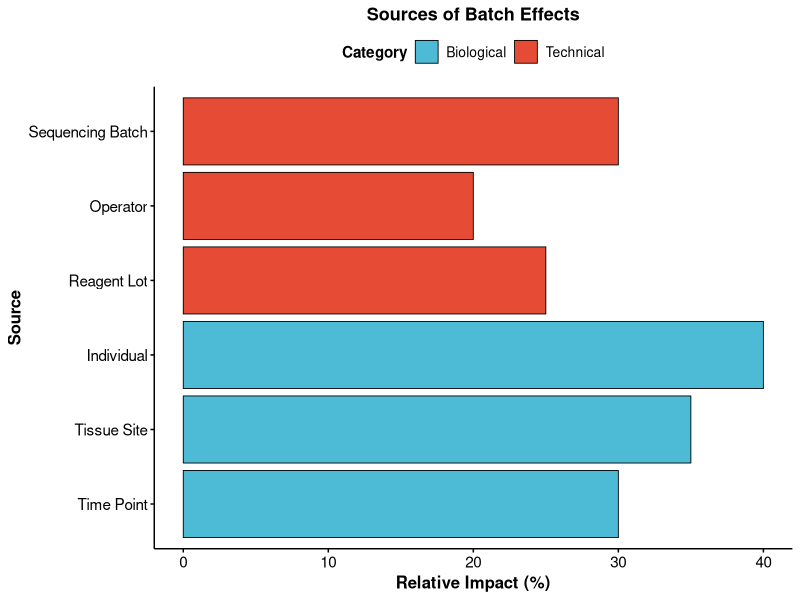
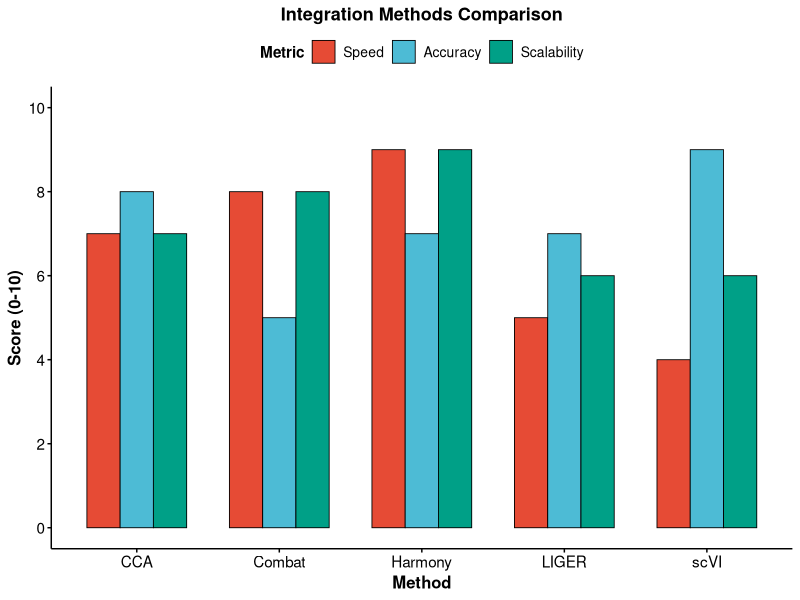
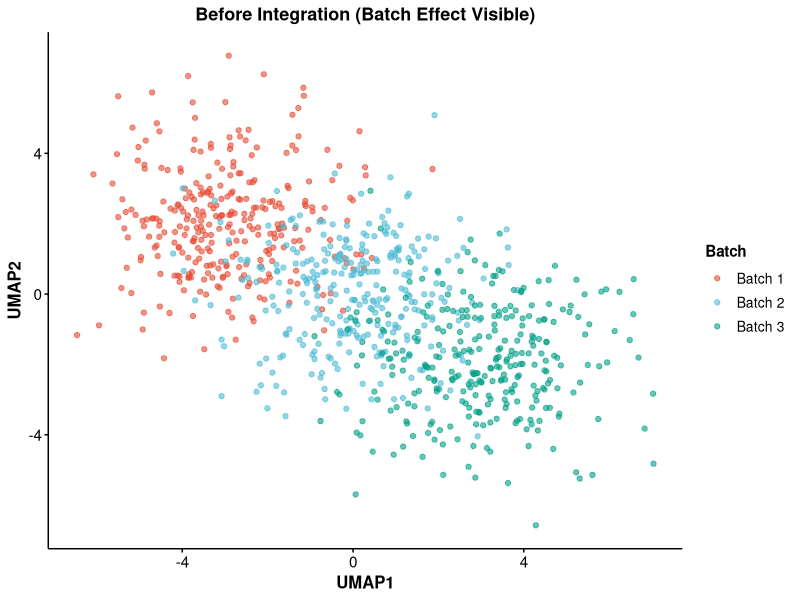
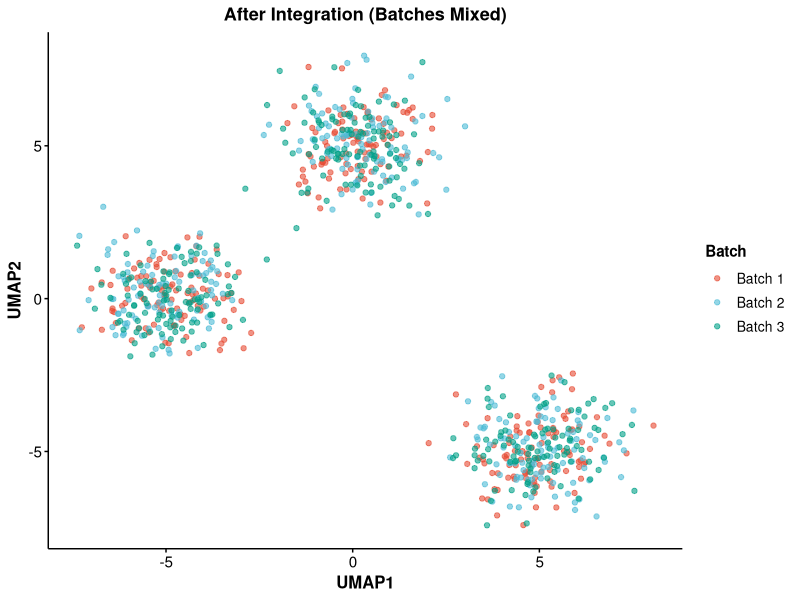
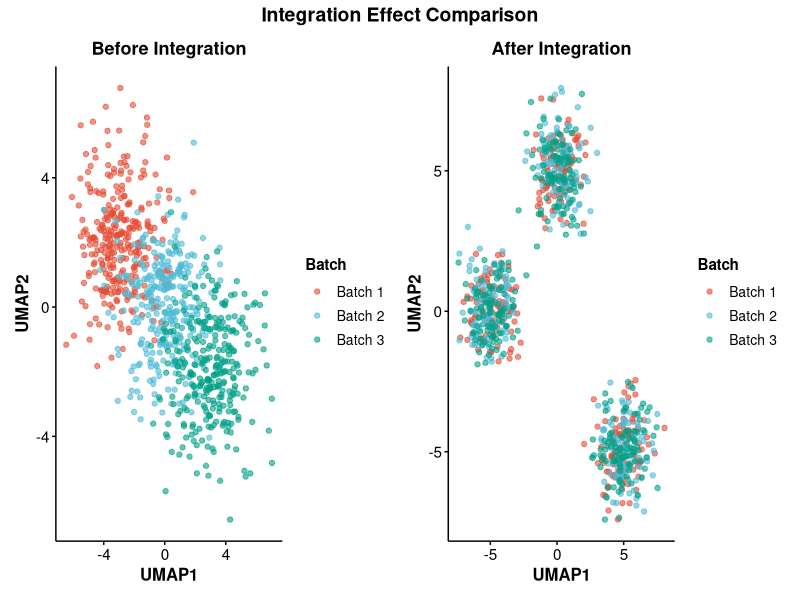
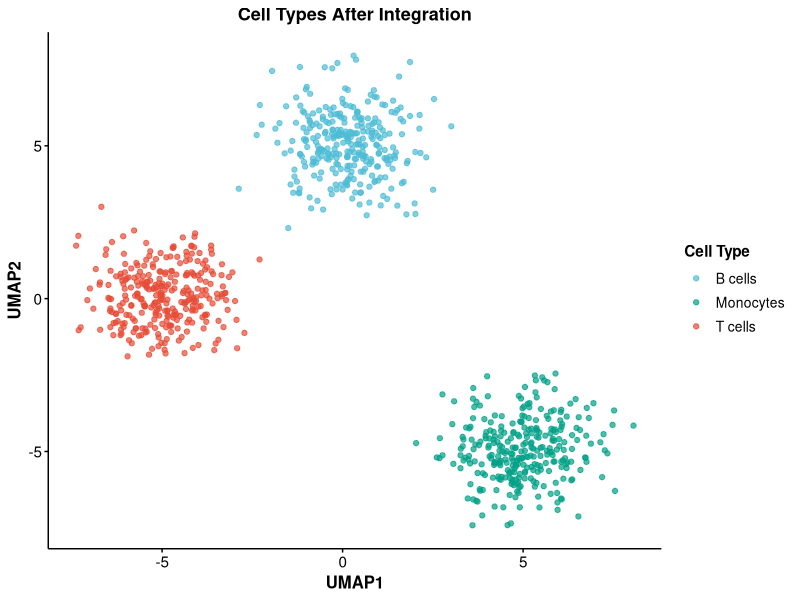
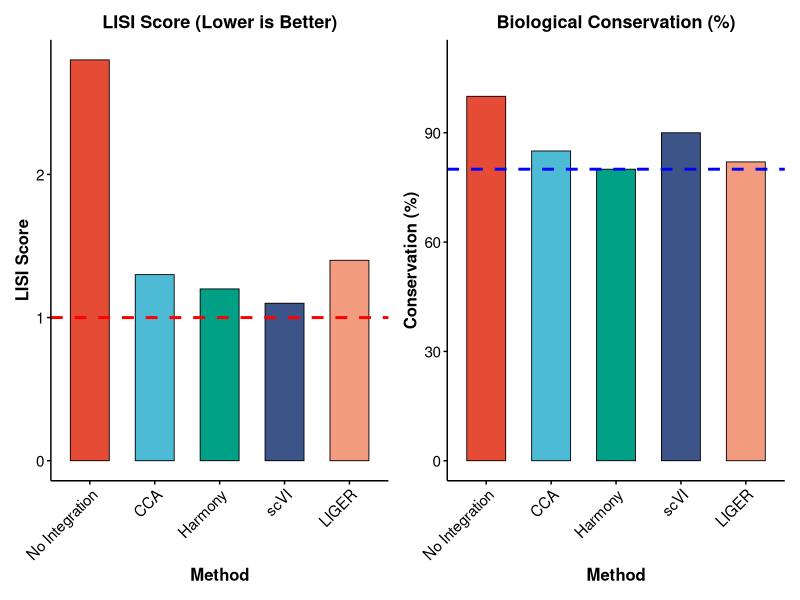
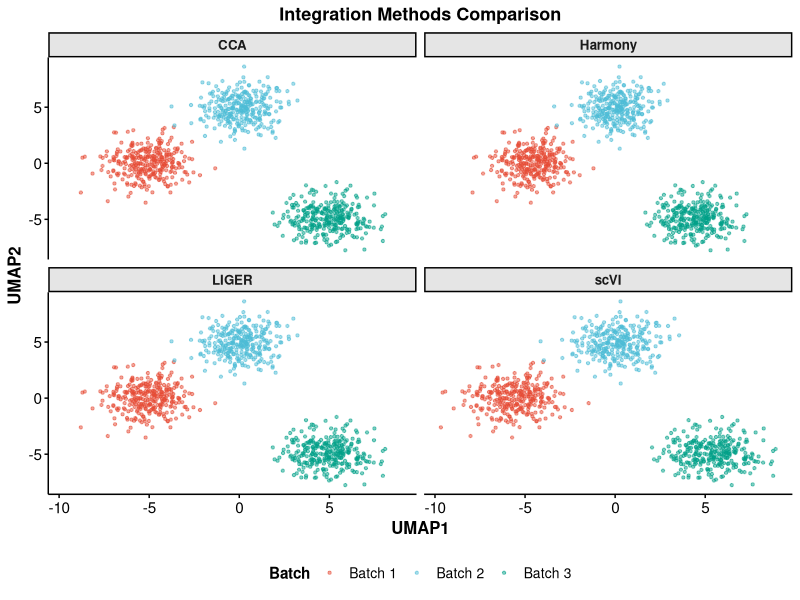

Recreate these plots in R, in order.
#!/usr/bin/env Rscript
# Module 05: 多样本数据整合可视化
# 生成 SCI 级别的出版质量图表
# 所有图表文字使用英文，符合 SCI 发表要求

# 设置输出目录
output_dir <- "../static/img/tutorial/module05"
if (!dir.exists(output_dir)) {
  dir.create(output_dir, recursive = TRUE)
  cat("✓ Created output directory:", output_dir, "\n\n")
}

# ============================================================================
# 安装和加载必要的包
# ============================================================================
cat("=== Checking and installing packages ===\n")

required_packages <- c(
  "ggplot2", "dplyr", "tidyr", "RColorBrewer", 
  "viridis", "scales", "ggsci", "patchwork", "pheatmap", "ggrepel"
)

for (pkg in required_packages) {
  if (!require(pkg, character.only = TRUE, quietly = TRUE)) {
    install.packages(pkg, repos = "https://cloud.r-project.org/")
  }
  library(pkg, character.only = TRUE)
  cat("✓", pkg, "loaded\n")
}

# ============================================================================
# 设置 SCI 出版级别的主题
# ============================================================================
theme_sci <- function() {
  theme_classic() +
    theme(
      text = element_text(family = "sans", size = 12, color = "black"),
      axis.text = element_text(size = 11, color = "black"),
      axis.title = element_text(size = 12, face = "bold", color = "black"),
      plot.title = element_text(size = 13, face = "bold", hjust = 0.5, color = "black"),
      legend.text = element_text(size = 10, color = "black"),
      legend.title = element_text(size = 11, face = "bold", color = "black"),
      axis.line = element_line(color = "black", linewidth = 0.5),
      axis.ticks = element_line(color = "black", linewidth = 0.5),
      panel.background = element_rect(fill = "white", color = NA),
      plot.background = element_rect(fill = "white", color = NA),
      legend.background = element_rect(fill = "white", color = NA),
      legend.key = element_rect(fill = "white", color = NA)
    )
}

cat("\n=== Generating publication-quality figures ===\n\n")

# ============================================================================
# 图 1: 批次效应来源示意图
# ============================================================================
cat("Generating Figure 1: Batch effect sources\n")

batch_sources <- data.frame(
  category = rep(c("Technical", "Biological"), each = 3),
  source = c("Sequencing Batch", "Operator", "Reagent Lot",
             "Individual", "Tissue Site", "Time Point"),
  impact = c(30, 20, 25, 40, 35, 30)
)

batch_sources$source <- factor(batch_sources$source, 
                                levels = rev(batch_sources$source))

p1 <- ggplot(batch_sources, aes(x = impact, y = source, fill = category)) +
  geom_bar(stat = "identity", color = "black", linewidth = 0.3) +
  scale_fill_manual(values = c("Technical" = "#E64B35", "Biological" = "#4DBBD5")) +
  labs(
    title = "Sources of Batch Effects",
    x = "Relative Impact (%)",
    y = "Source",
    fill = "Category"
  ) +
  theme_sci() +
  theme(legend.position = "top")

ggsave(file.path(output_dir, "01-batch-sources.png"), 
       p1, width = 10, height = 6, dpi = 300, bg = "white")
cat("  ✓ Saved: 01-batch-sources.png\n")

# ============================================================================
# 图 2: 整合方法对比
# ============================================================================
cat("Generating Figure 2: Integration methods comparison\n")

methods <- data.frame(
  method = c("CCA", "Harmony", "scVI", "LIGER", "Combat"),
  speed = c(7, 9, 4, 5, 8),
  accuracy = c(8, 7, 9, 7, 5),
  scalability = c(7, 9, 6, 6, 8)
)

methods_long <- methods %>%
  pivot_longer(cols = c(speed, accuracy, scalability),
               names_to = "metric",
               values_to = "score")

methods_long$metric <- factor(methods_long$metric,
                               levels = c("speed", "accuracy", "scalability"),
                               labels = c("Speed", "Accuracy", "Scalability"))

p2 <- ggplot(methods_long, aes(x = method, y = score, fill = metric)) +
  geom_bar(stat = "identity", position = "dodge", 
           color = "black", linewidth = 0.3, width = 0.7) +
  scale_fill_npg() +
  scale_y_continuous(limits = c(0, 10), breaks = seq(0, 10, by = 2)) +
  labs(
    title = "Integration Methods Comparison",
    x = "Method",
    y = "Score (0-10)",
    fill = "Metric"
  ) +
  theme_sci() +
  theme(legend.position = "top")

ggsave(file.path(output_dir, "02-methods-comparison.png"), 
       p2, width = 10, height = 6, dpi = 300, bg = "white")
cat("  ✓ Saved: 02-methods-comparison.png\n")

# ============================================================================
# 图 3: 整合前 UMAP（显示批次效应）
# ============================================================================
cat("Generating Figure 3: UMAP before integration\n")

set.seed(123)
n_cells <- 900
before_data <- data.frame(
  UMAP1 = c(rnorm(300, -3, 1.5), rnorm(300, 0, 1.5), rnorm(300, 3, 1.5)),
  UMAP2 = c(rnorm(300, 2, 1.5), rnorm(300, 0, 1.5), rnorm(300, -2, 1.5)),
  batch = factor(rep(c("Batch 1", "Batch 2", "Batch 3"), each = 300)),
  cell_type = factor(rep(rep(c("T cells", "B cells", "Monocytes"), each = 100), 3))
)

p3 <- ggplot(before_data, aes(x = UMAP1, y = UMAP2, color = batch)) +
  geom_point(size = 1.5, alpha = 0.6) +
  scale_color_npg() +
  labs(
    title = "Before Integration (Batch Effect Visible)",
    x = "UMAP1",
    y = "UMAP2",
    color = "Batch"
  ) +
  theme_sci() +
  theme(legend.position = "right")

ggsave(file.path(output_dir, "03-before-integration.png"), 
       p3, width = 10, height = 7, dpi = 300, bg = "white")
cat("  ✓ Saved: 03-before-integration.png\n")

# ============================================================================
# 图 4: 整合后 UMAP（批次混合）
# ============================================================================
cat("Generating Figure 4: UMAP after integration\n")

set.seed(456)
after_data <- data.frame(
  UMAP1 = c(rnorm(100, -5, 1), rnorm(100, -5, 1), rnorm(100, -5, 1),
            rnorm(100, 0, 1), rnorm(100, 0, 1), rnorm(100, 0, 1),
            rnorm(100, 5, 1), rnorm(100, 5, 1), rnorm(100, 5, 1)),
  UMAP2 = c(rnorm(100, 0, 1), rnorm(100, 0, 1), rnorm(100, 0, 1),
            rnorm(100, 5, 1), rnorm(100, 5, 1), rnorm(100, 5, 1),
            rnorm(100, -5, 1), rnorm(100, -5, 1), rnorm(100, -5, 1)),
  batch = factor(rep(rep(c("Batch 1", "Batch 2", "Batch 3"), each = 100), 3)),
  cell_type = factor(rep(c("T cells", "B cells", "Monocytes"), each = 300))
)

p4 <- ggplot(after_data, aes(x = UMAP1, y = UMAP2, color = batch)) +
  geom_point(size = 1.5, alpha = 0.6) +
  scale_color_npg() +
  labs(
    title = "After Integration (Batches Mixed)",
    x = "UMAP1",
    y = "UMAP2",
    color = "Batch"
  ) +
  theme_sci() +
  theme(legend.position = "right")

ggsave(file.path(output_dir, "04-after-integration.png"), 
       p4, width = 10, height = 7, dpi = 300, bg = "white")
cat("  ✓ Saved: 04-after-integration.png\n")

# ============================================================================
# 图 5: 整合前后对比（并排）
# ============================================================================
cat("Generating Figure 5: Before vs After comparison\n")

p5 <- (p3 + ggtitle("Before Integration")) | 
      (p4 + ggtitle("After Integration"))

p5 <- p5 + plot_annotation(
  title = "Integration Effect Comparison",
  theme = theme(plot.title = element_text(size = 14, face = "bold", hjust = 0.5))
)

ggsave(file.path(output_dir, "05-comparison.png"), 
       p5, width = 16, height = 7, dpi = 300, bg = "white")
cat("  ✓ Saved: 05-comparison.png\n")

# ============================================================================
# 图 6: 按细胞类型着色（整合后）
# ============================================================================
cat("Generating Figure 6: Cell types after integration\n")

p6 <- ggplot(after_data, aes(x = UMAP1, y = UMAP2, color = cell_type)) +
  geom_point(size = 1.5, alpha = 0.7) +
  scale_color_manual(values = c("T cells" = "#E64B35", 
                                 "B cells" = "#4DBBD5", 
                                 "Monocytes" = "#00A087")) +
  labs(
    title = "Cell Types After Integration",
    x = "UMAP1",
    y = "UMAP2",
    color = "Cell Type"
  ) +
  theme_sci() +
  theme(legend.position = "right")

ggsave(file.path(output_dir, "06-cell-types.png"), 
       p6, width = 10, height = 7, dpi = 300, bg = "white")
cat("  ✓ Saved: 06-cell-types.png\n")

# ============================================================================
# 图 7: 整合质量评估（LISI 分数）
# ============================================================================
cat("Generating Figure 7: Integration quality (LISI scores)\n")

lisi_data <- data.frame(
  method = c("No Integration", "CCA", "Harmony", "scVI", "LIGER"),
  lisi_score = c(2.8, 1.3, 1.2, 1.1, 1.4),
  bio_conservation = c(100, 85, 80, 90, 82)
)

lisi_data$method <- factor(lisi_data$method, 
                            levels = c("No Integration", "CCA", "Harmony", "scVI", "LIGER"))

p7a <- ggplot(lisi_data, aes(x = method, y = lisi_score, fill = method)) +
  geom_bar(stat = "identity", color = "black", linewidth = 0.3, width = 0.6) +
  geom_hline(yintercept = 1, linetype = "dashed", color = "red", linewidth = 1) +
  scale_fill_npg() +
  labs(
    title = "LISI Score (Lower is Better)",
    x = "Method",
    y = "LISI Score"
  ) +
  theme_sci() +
  theme(legend.position = "none",
        axis.text.x = element_text(angle = 45, hjust = 1))

p7b <- ggplot(lisi_data, aes(x = method, y = bio_conservation, fill = method)) +
  geom_bar(stat = "identity", color = "black", linewidth = 0.3, width = 0.6) +
  geom_hline(yintercept = 80, linetype = "dashed", color = "blue", linewidth = 1) +
  scale_fill_npg() +
  scale_y_continuous(limits = c(0, 110)) +
  labs(
    title = "Biological Conservation (%)",
    x = "Method",
    y = "Conservation (%)"
  ) +
  theme_sci() +
  theme(legend.position = "none",
        axis.text.x = element_text(angle = 45, hjust = 1))

p7 <- p7a | p7b

ggsave(file.path(output_dir, "07-quality-metrics.png"), 
       p7, width = 14, height = 6, dpi = 300, bg = "white")
cat("  ✓ Saved: 07-quality-metrics.png\n")

# ============================================================================
# 图 8: 不同方法的整合效果对比
# ============================================================================
cat("Generating Figure 8: Multiple methods comparison\n")

set.seed(789)
methods_comp <- data.frame(
  UMAP1 = rep(c(rnorm(300, -5, 1.2), rnorm(300, 0, 1.2), rnorm(300, 5, 1.2)), 4),
  UMAP2 = rep(c(rnorm(300, 0, 1.2), rnorm(300, 5, 1.2), rnorm(300, -5, 1.2)), 4),
  batch = factor(rep(rep(c("Batch 1", "Batch 2", "Batch 3"), each = 300), 4)),
  method = factor(rep(c("CCA", "Harmony", "scVI", "LIGER"), each = 900))
)

# 添加一些方法特异性的变化
methods_comp$UMAP1[methods_comp$method == "Harmony"] <- 
  methods_comp$UMAP1[methods_comp$method == "Harmony"] * 0.9
methods_comp$UMAP1[methods_comp$method == "scVI"] <- 
  methods_comp$UMAP1[methods_comp$method == "scVI"] * 1.1

p8 <- ggplot(methods_comp, aes(x = UMAP1, y = UMAP2, color = batch)) +
  geom_point(size = 0.8, alpha = 0.5) +
  facet_wrap(~method, nrow = 2) +
  scale_color_npg() +
  labs(
    title = "Integration Methods Comparison",
    x = "UMAP1",
    y = "UMAP2",
    color = "Batch"
  ) +
  theme_sci() +
  theme(legend.position = "bottom",
        strip.background = element_rect(fill = "gray90", color = "black"),
        strip.text = element_text(face = "bold"))

ggsave(file.path(output_dir, "08-methods-umap.png"), 
       p8, width = 12, height = 10, dpi = 300, bg = "white")
cat("  ✓ Saved: 08-methods-umap.png\n")

# ============================================================================
# 图 9: 基因表达保留（整合前后）
# ============================================================================
cat("Generating Figure 9: Gene expression preservation\n")

set.seed(111)
gene_expr <- data.frame(
  gene = rep(paste0("Gene", 1:20), 2),
  condition = rep(c("Before", "After"), each = 20),
  batch1 = c(rnorm(20, 5, 2), rnorm(20, 5, 1.5)),
  batch2 = c(rnorm(20, 7, 2), rnorm(20, 5.2, 1.5)),
  batch3 = c(rnorm(20, 4, 2), rnorm(20, 4.8, 1.5))
)

gene_expr_long <- gene_expr %>%
  pivot_longer(cols = starts_with("batch"),
               names_to = "batch",
               values_to = "expression")

gene_expr_long$batch <- factor(gene_expr_long$batch,
                                levels = c("batch1", "batch2", "batch3"),
                                labels = c("Batch 1", "Batch 2", "Batch 3"))

p9 <- ggplot(gene_expr_long, aes(x = gene, y = expression, fill = batch)) +
  geom_boxplot(outlier.size = 0.5) +
  facet_wrap(~condition, nrow = 2) +
  scale_fill_npg() +
  labs(
    title = "Gene Expression Distribution Before and After Integration",
    x = "Gene",
    y = "Expression Level",
    fill = "Batch"
  ) +
  theme_sci() +
  theme(axis.text.x = element_text(angle = 90, hjust = 1, vjust = 0.5, size = 8),
        legend.position = "bottom",
        strip.background = element_rect(fill = "gray90", color = "black"),
        strip.text = element_text(face = "bold"))

ggsave(file.path(output_dir, "09-gene-expression.png"), 
       p9, width = 14, height = 8, dpi = 300, bg = "white")
cat("  ✓ Saved: 09-gene-expression.png\n")

# ============================================================================
# 图 10: 整合工作流程
# ============================================================================
cat("Generating Figure 10: Integration workflow\n")

workflow <- data.frame(
  step = 1:7,
  stage = c("Load Data", "QC & Filter", "Normalize", "Find Anchors",
            "Integrate", "Clustering", "Validation"),
  time_min = c(5, 10, 15, 45, 60, 75, 85),
  status = c("Complete", "Complete", "Complete", "Complete", 
             "Complete", "Complete", "Complete")
)

p10 <- ggplot(workflow, aes(x = step, y = time_min)) +
  geom_line(color = "#00A087", linewidth = 1.5) +
  geom_point(size = 5, color = "#00A087", fill = "white", shape = 21, stroke = 2) +
  geom_text(aes(label = stage), vjust = -1.5, size = 3.5, fontface = "bold") +
  scale_x_continuous(breaks = 1:7) +
  scale_y_continuous(limits = c(0, 100), breaks = seq(0, 100, by = 20)) +
  labs(
    title = "Data Integration Workflow",
    x = "Workflow Step",
    y = "Cumulative Time (minutes)"
  ) +
  theme_sci()

ggsave(file.path(output_dir, "10-workflow.png"), 
       p10, width = 11, height = 6, dpi = 300, bg = "white")
cat("  ✓ Saved: 10-workflow.png\n")

# ============================================================================
# 完成
# ============================================================================
cat("\n=== All publication-quality figures generated! ===\n\n")
cat("Output directory:", normalizePath(output_dir), "\n")
cat("Generated figures:\n")
list.files(output_dir, pattern = "\\.png$")

cat("\n✓ Script completed successfully!\n")
cat("✓ Total figures generated: 10\n\n")

# 显示会话信息
cat("=== Session Information ===\n")
sessionInfo()
